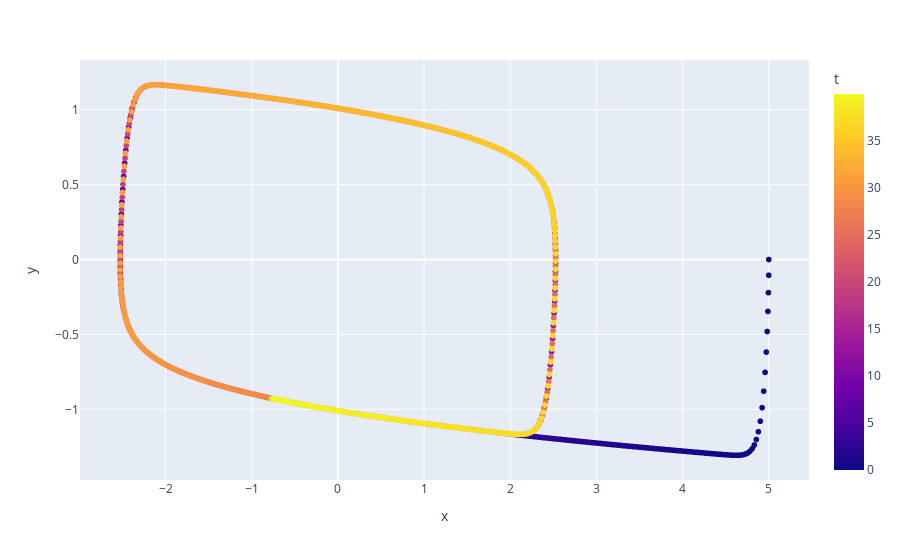

The cell this chart's notebook holds for it:
### Code cell
fig = px.scatter(df, x='x', y='y', color='t')
# fig.update_layout(xaxis_range=[0, 10], yaxis_range=[0, 10])
fig.show()

### Figure 1 — Plotly figure (JSON) as saved in the notebook; plotly's stock layout.template omitted (floating-point values rounded to 4 significant figures; data arrays with more than 128 entries replaced by an {"elided": "..."} marker saying what was removed)
{"data": [{"hovertemplate": "x=%{x}<br>y=%{y}<br>t=%{marker.color}<extra></extra>", "legendgroup": "", "marker": {"color": {"elided": "2000 float values"}, "coloraxis": "coloraxis", "symbol": "circle"}, "mode": "markers", "name": "", "showlegend": false, "type": "scattergl", "x": {"elided": "2000 float values"}, "xaxis": "x", "y": {"elided": "2000 float values"}, "yaxis": "y"}], "layout": {"coloraxis": {"colorbar": {"title": {"text": "t"}}, "colorscale": [[0, "#0d0887"], [0.1111, "#46039f"], [0.2222, "#7201a8"], [0.3333, "#9c179e"], [0.4444, "#bd3786"], [0.5556, "#d8576b"], [0.6667, "#ed7953"], [0.7778, "#fb9f3a"], [0.8889, "#fdca26"], [1, "#f0f921"]]}, "legend": {"tracegroupgap": 0}, "margin": {"t": 60}, "xaxis": {"anchor": "y", "domain": [0, 1], "title": {"text": "x"}}, "yaxis": {"anchor": "x", "domain": [0, 1], "title": {"text": "y"}}}}
